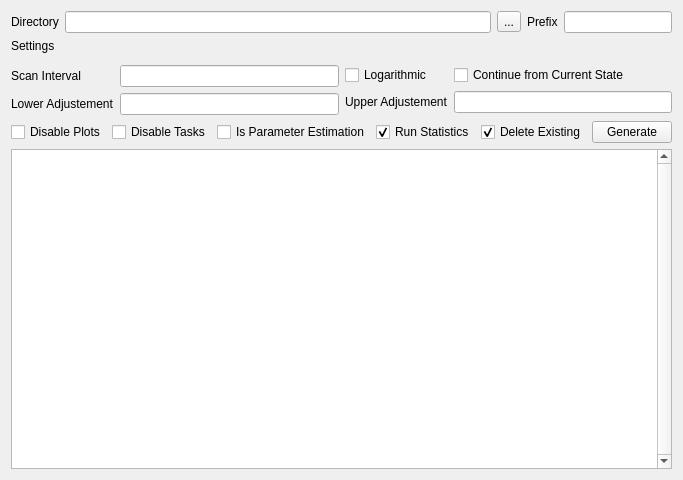
<?xml version="1.0" encoding="UTF-8"?>
<ui version="4.0">
<comment> Copyright (C) 2026 by Pedro Mendes, Rector and Visitors of the </comment>
<comment> University of Virginia, University of Heidelberg, and University </comment>
<comment> of Connecticut School of Medicine. </comment>
<comment> All rights reserved. </comment>

 <comment> All rights reserved. </comment>
 <class>CQPLGenerateWidget</class>
 <widget class="QWidget" name="CQPLGenerateWidget">
  <property name="geometry">
   <rect>
    <x>0</x>
    <y>0</y>
    <width>667</width>
    <height>480</height>
   </rect>
  </property>
  <layout class="QGridLayout" name="gridLayout">
   <item row="4" column="0">
    <layout class="QHBoxLayout" name="horizontalLayout_2">
     <item>
      <layout class="QFormLayout" name="formLayout">
       <property name="fieldGrowthPolicy">
        <enum>QFormLayout::FieldGrowthPolicy::ExpandingFieldsGrow</enum>
       </property>
       <item row="1" column="0">
        <widget class="QLabel" name="mpLblLower">
         <property name="text">
          <string>Lower Adjustement</string>
         </property>
        </widget>
       </item>
       <item row="1" column="1">
        <widget class="QLineEdit" name="mpTxtLower">
         <property name="toolTip">
          <string>Modification fom the parameter value into the lower direction. </string>
         </property>
        </widget>
       </item>
       <item row="0" column="0">
        <widget class="QLabel" name="mpLblScanInterval">
         <property name="text">
          <string>Scan Interval</string>
         </property>
        </widget>
       </item>
       <item row="0" column="1">
        <widget class="QLineEdit" name="mpTxtScanInterval">
         <property name="toolTip">
          <string>Number of steps the scan task will take in each direction. So a value of 40 will perform 40 steps in the lower and 40 steps in the other direction.</string>
         </property>
        </widget>
       </item>
      </layout>
     </item>
     <item>
      <layout class="QFormLayout" name="formLayout_2">
       <property name="fieldGrowthPolicy">
        <enum>QFormLayout::FieldGrowthPolicy::ExpandingFieldsGrow</enum>
       </property>
       <item row="0" column="0">
        <widget class="QCheckBox" name="mpChkLog">
         <property name="toolTip">
          <string>Scan logarithmically? If enabled it will run logarithmically on the two intevals [LowerAdjustment, Value] and [Value, UpperAdjustment]</string>
         </property>
         <property name="text">
          <string>Logarithmic</string>
         </property>
         <property name="checked">
          <bool>false</bool>
         </property>
        </widget>
       </item>
       <item row="0" column="1">
        <widget class="QCheckBox" name="mpChkContinue">
         <property name="text">
          <string>Continue from Current State</string>
         </property>
         <property name="checked">
          <bool>false</bool>
         </property>
        </widget>
       </item>
       <item row="1" column="0">
        <widget class="QLabel" name="mpLblUpper">
         <property name="text">
          <string>Upper Adjustement</string>
         </property>
        </widget>
       </item>
       <item row="1" column="1">
        <widget class="QLineEdit" name="mpTxtUpper">
         <property name="toolTip">
          <string>Modification fom the parameter value into the upper  direction. </string>
         </property>
        </widget>
       </item>
      </layout>
     </item>
    </layout>
   </item>
   <item row="2" column="0">
    <widget class="QLabel" name="mpLblSettings">
     <property name="text">
      <string>Settings</string>
     </property>
     <property name="margin">
      <number>0</number>
     </property>
    </widget>
   </item>
   <item row="0" column="0">
    <layout class="QHBoxLayout" name="horizontalLayout_4">
     <item>
      <layout class="QFormLayout" name="formLayout_4">
       <property name="fieldGrowthPolicy">
        <enum>QFormLayout::FieldGrowthPolicy::ExpandingFieldsGrow</enum>
       </property>
       <item row="0" column="0">
        <widget class="QLabel" name="mpLblTarget">
         <property name="text">
          <string>Directory</string>
         </property>
        </widget>
       </item>
       <item row="0" column="1">
        <layout class="QHBoxLayout" name="horizontalLayout_3">
         <item>
          <widget class="QLineEdit" name="mpTxtTarget">
           <property name="toolTip">
            <string>Directory in which to place the generated files (defaults to the tmp directory)</string>
           </property>
          </widget>
         </item>
         <item>
          <widget class="QToolButton" name="mpCmdBrowse">
           <property name="text">
            <string>...</string>
           </property>
          </widget>
         </item>
        </layout>
       </item>
      </layout>
     </item>
     <item>
      <layout class="QFormLayout" name="formLayout_3">
       <property name="fieldGrowthPolicy">
        <enum>QFormLayout::FieldGrowthPolicy::ExpandingFieldsGrow</enum>
       </property>
       <item row="0" column="0">
        <widget class="QLabel" name="mpLblUpper_2">
         <property name="text">
          <string>Prefix</string>
         </property>
        </widget>
       </item>
       <item row="0" column="1">
        <widget class="QLineEdit" name="mpTxtPrefix">
         <property name="sizePolicy">
          <sizepolicy hsizetype="Fixed" vsizetype="Fixed">
           <horstretch>0</horstretch>
           <verstretch>0</verstretch>
          </sizepolicy>
         </property>
         <property name="toolTip">
          <string>Prefix to be used for the generated files.</string>
         </property>
        </widget>
       </item>
      </layout>
     </item>
    </layout>
   </item>
   <item row="6" column="0">
    <widget class="QPlainTextEdit" name="mpTxtMessages">
     <property name="verticalScrollBarPolicy">
      <enum>Qt::ScrollBarPolicy::ScrollBarAlwaysOn</enum>
     </property>
     <property name="readOnly">
      <bool>true</bool>
     </property>
    </widget>
   </item>
   <item row="5" column="0">
    <layout class="QHBoxLayout" name="horizontalLayout">
     <item>
      <widget class="QCheckBox" name="mpChkDisablePlots">
       <property name="toolTip">
        <string>Disables all other plots in the file.</string>
       </property>
       <property name="text">
        <string>Disable Plots</string>
       </property>
      </widget>
     </item>
     <item>
      <widget class="QCheckBox" name="mpChkDisableTasks">
       <property name="toolTip">
        <string>Ensures that other Tasks are not scheduled. </string>
       </property>
       <property name="text">
        <string>Disable Tasks</string>
       </property>
      </widget>
     </item>
     <item>
      <widget class="QCheckBox" name="mpChkIsParameterEstimation">
       <property name="toolTip">
        <string>If checked, profiles will be generated for the Parameter Estimation Task, otherwise for Optimization.</string>
       </property>
       <property name="text">
        <string>Is Parameter Estimation</string>
       </property>
      </widget>
     </item>
     <item>
      <widget class="QCheckBox" name="mpChkRunStatistics">
       <property name="toolTip">
        <string>If checked the current solution statistic will be calculated first.</string>
       </property>
       <property name="text">
        <string>Run Statistics</string>
       </property>
       <property name="checked">
        <bool>true</bool>
       </property>
      </widget>
     </item>
     <item>
      <widget class="QCheckBox" name="mpChkDeleteExisting">
       <property name="toolTip">
        <string>When checked, files in the directory matching the prefix will be deleted. This includes *profile*.cps files as well as *profile*high*txt and *profile*low*.txt files.</string>
       </property>
       <property name="text">
        <string>Delete Existing</string>
       </property>
       <property name="checked">
        <bool>true</bool>
       </property>
      </widget>
     </item>
     <item>
      <widget class="QPushButton" name="mpCmdGenerate">
       <property name="text">
        <string>Generate</string>
       </property>
      </widget>
     </item>
     <item>
      <spacer name="horizontalSpacer">
       <property name="orientation">
        <enum>Qt::Orientation::Horizontal</enum>
       </property>
       <property name="sizeHint" stdset="0">
        <size>
         <width>619</width>
         <height>20</height>
        </size>
       </property>
      </spacer>
     </item>
    </layout>
   </item>
   <item row="3" column="0">
    <widget class="CQTaskMethodWidget" name="mpMethodWidget" native="true">
     <property name="toolTip">
      <string>Method settings</string>
     </property>
    </widget>
   </item>
  </layout>
 </widget>
 <customwidgets>
  <customwidget>
   <class>CQTaskMethodWidget</class>
   <extends>QWidget</extends>
   <header>copasi/UI/CQTaskMethodWidget.h</header>
   <container>1</container>
  </customwidget>
 </customwidgets>
 <tabstops>
  <tabstop>mpTxtTarget</tabstop>
  <tabstop>mpCmdBrowse</tabstop>
  <tabstop>mpTxtPrefix</tabstop>
  <tabstop>mpTxtScanInterval</tabstop>
  <tabstop>mpChkLog</tabstop>
  <tabstop>mpChkContinue</tabstop>
  <tabstop>mpTxtLower</tabstop>
  <tabstop>mpTxtUpper</tabstop>
  <tabstop>mpChkDisablePlots</tabstop>
  <tabstop>mpChkDisableTasks</tabstop>
  <tabstop>mpChkIsParameterEstimation</tabstop>
  <tabstop>mpChkRunStatistics</tabstop>
  <tabstop>mpChkDeleteExisting</tabstop>
  <tabstop>mpCmdGenerate</tabstop>
  <tabstop>mpTxtMessages</tabstop>
 </tabstops>
 <resources/>
 <connections>
  <connection>
   <sender>mpCmdBrowse</sender>
   <signal>clicked()</signal>
   <receiver>CQPLGenerateWidget</receiver>
   <slot>browseDirectory()</slot>
   <hints>
    <hint type="sourcelabel">
     <x>442</x>
     <y>20</y>
    </hint>
    <hint type="destinationlabel">
     <x>319</x>
     <y>239</y>
    </hint>
   </hints>
  </connection>
  <connection>
   <sender>mpCmdGenerate</sender>
   <signal>clicked()</signal>
   <receiver>CQPLGenerateWidget</receiver>
   <slot>generateFiles()</slot>
   <hints>
    <hint type="sourcelabel">
     <x>229</x>
     <y>161</y>
    </hint>
    <hint type="destinationlabel">
     <x>319</x>
     <y>239</y>
    </hint>
   </hints>
  </connection>
 </connections>
 <slots>
  <slot>browseDirectory()</slot>
  <slot>generateFiles()</slot>
 </slots>
</ui>
